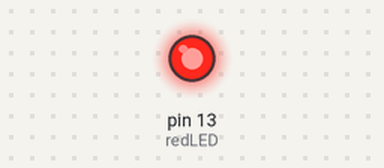
Recording of a sketch running on a simulated Arduino Uno, built with avr-gcc and run on an emulated ATmega328P. On the bench: output pins drawn as LEDs (lit = HIGH).

Above: at 0.4 s.
At 20.5 s:
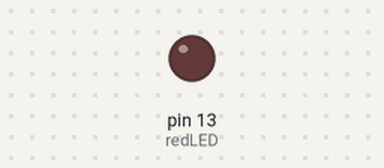
Timing chart, 0 to 30.3 s (numbered marks = the images above):
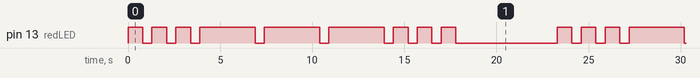

Measured:
- by itself, pin 13 (redLED): repeats every 23.3 s: 2 × (LOW 0.50 s, HIGH 0.80 s), 3 × (LOW 0.50 s, HIGH 3.0 s), 3 × (LOW 0.50 s, HIGH 0.80 s), LOW 5.5 s, HIGH 0.80 s
- by itself, everything shown: repeats every 23.3 s, in 18 steps

The sketch:

sos_signal1.ino
```cpp
// C++ code
//SOS SIGNAL

int redLED=13;
int dit=800;
int ditdit=3000;
int dah=500;

void setup()
{
  pinMode(13, OUTPUT);
}

void loop()
{
  //S
  digitalWrite(redLED, HIGH);
  delay(dit);
  digitalWrite(redLED, LOW);
  delay(dah);
  digitalWrite(redLED, HIGH);
  delay(dit);
  digitalWrite(redLED, LOW);
  delay(dah);
  digitalWrite(redLED, HIGH);
  delay(dit);
  digitalWrite(redLED, LOW);
  delay(dah);


  //O
  digitalWrite(redLED, HIGH);
  delay(ditdit);
    digitalWrite(redLED, LOW);
  delay(dah);
  digitalWrite(redLED, HIGH);
  delay(ditdit);
    digitalWrite(redLED, LOW);
  delay(dah);
  digitalWrite(redLED, HIGH);
  delay(ditdit);
    digitalWrite(redLED, LOW);
  delay(dah);


  //S
  digitalWrite(redLED, HIGH);
  delay(dit);
  digitalWrite(redLED, LOW);
  delay(dah);
  digitalWrite(redLED, HIGH);
  delay(dit);
  digitalWrite(redLED, LOW);
  delay(dah);
  digitalWrite(redLED, HIGH);
  delay(dit);
  digitalWrite(redLED, LOW);
  delay(dah);

  delay(5000);
}
```
